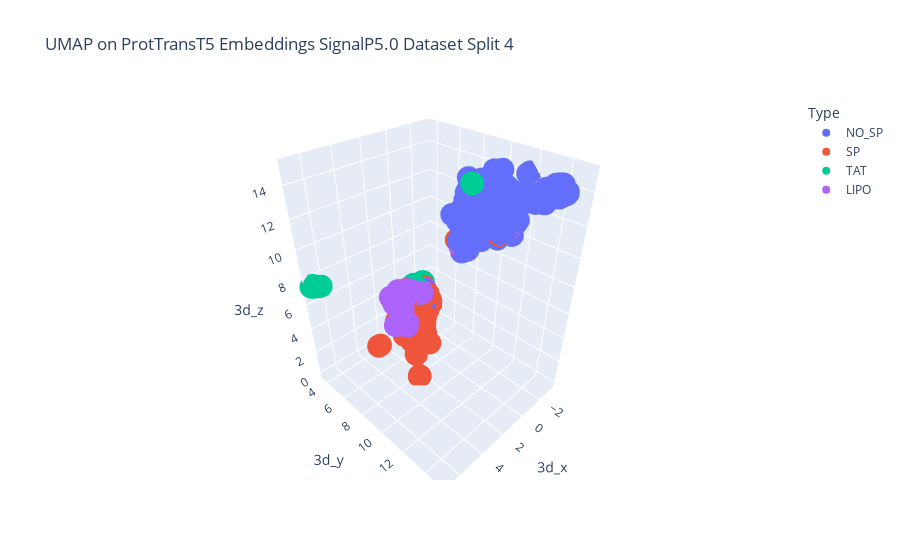

The notebook cell saved with this chart:
### Code cell
fig = px.scatter_3d(
    df_data_test,
    x='3d_x',
    y='3d_y',
    z='3d_z',
    title='UMAP on ProtTransT5 Embeddings SignalP5.0 Dataset Split 4',
    color='Type',
    hover_data=['Sequence', 'Kingdom', 'Type']
    )

fig.write_image("./plots/umap_1_3d.png")

fig.show()

### Figure 1 — Plotly figure (JSON) as saved in the notebook; plotly's stock layout.template omitted (floating-point values rounded to 4 significant figures; data arrays with more than 128 entries replaced by an {"elided": "..."} marker saying what was removed)
{"data": [{"customdata": {"elided": "3082x3 str values"}, "hovertemplate": "Type=%{customdata[2]}<br>3d_x=%{x}<br>3d_y=%{y}<br>3d_z=%{z}<br>Sequence=%{customdata[0]}<br>Kingdom=%{customdata[1]}<extra></extra>", "legendgroup": "NO_SP", "marker": {"color": "#636efa", "symbol": "circle"}, "mode": "markers", "name": "NO_SP", "scene": "scene", "showlegend": true, "type": "scatter3d", "x": {"elided": "3082 float values"}, "y": {"elided": "3082 float values"}, "z": {"elided": "3082 float values"}}, {"customdata": {"elided": "676x3 str values"}, "hovertemplate": "Type=%{customdata[2]}<br>3d_x=%{x}<br>3d_y=%{y}<br>3d_z=%{z}<br>Sequence=%{customdata[0]}<br>Kingdom=%{customdata[1]}<extra></extra>", "legendgroup": "SP", "marker": {"color": "#EF553B", "symbol": "circle"}, "mode": "markers", "name": "SP", "scene": "scene", "showlegend": true, "type": "scatter3d", "x": {"elided": "676 float values"}, "y": {"elided": "676 float values"}, "z": {"elided": "676 float values"}}, {"customdata": {"elided": "91x3 str values"}, "hovertemplate": "Type=%{customdata[2]}<br>3d_x=%{x}<br>3d_y=%{y}<br>3d_z=%{z}<br>Sequence=%{customdata[0]}<br>Kingdom=%{customdata[1]}<extra></extra>", "legendgroup": "TAT", "marker": {"color": "#00cc96", "symbol": "circle"}, "mode": "markers", "name": "TAT", "scene": "scene", "showlegend": true, "type": "scatter3d", "x": [1.065, -0.05599, 1.06, 1.124, 1.702, 1.169, -0.03801, -0.08617, 1.694, 1.688, 1.676, 2.056, 2.034, 1.905, 6.895, -0.04423, 6.902, 2.014, 6.905, 2.018, 1.713, 1.641, 2.008, 1.698, 1.041, 1.787, 1.024, 6.952, 6.898, 6.598, 6.902, 6.562, 1.039, 1.062, -0.06787, 6.943, 1.072, 1.039, 1.612, -0.03386, 1.116, 6.953, 6.862, 6.655, 6.668, 6.702, 1.112, 6.549, 6.844, 6.912, 6.714, 6.677, 6.536, 6.71, 6.579, 6.926, 6.949, 6.538, 6.56, 6.555, 6.652, 6.946, 6.954, 6.929, 6.975, 1.095, 6.972, 1.048, -0.04201, 6.826, 6.923, 6.874, 6.825, 6.931, 6.559, 6.94, 6.562, 1.082, 6.869, 6.832, 1.062, 6.959, 6.973, 1.164, 6.835, 1.114, 6.551, 1.025, 6.89, 6.866, 1.033], "y": [7.366, 10.22, 7.349, 7.333, 7.142, 7.312, 10.21, 10.17, 7.116, 7.122, 7.112, 7.541, 7.543, 7.544, 3.687, 10.19, 3.667, 7.249, 3.665, 7.502, 7.138, 7.13, 7.449, 7.129, 7.334, 7.155, 7.353, 3.624, 3.676, 3.988, 3.67, 4.026, 7.319, 7.378, 10.21, 3.632, 7.394, 7.315, 7.137, 10.2, 7.475, 3.622, 3.717, 3.937, 3.924, 3.887, 7.437, 4.037, 3.731, 3.663, 3.872, 3.914, 4.051, 3.876, 4.009, 3.652, 3.633, 4.05, 4.028, 4.033, 3.94, 3.629, 3.62, 3.649, 3.6, 7.444, 3.603, 7.332, 10.2, 3.749, 3.655, 3.707, 3.754, 3.648, 4.028, 3.638, 4.025, 7.444, 3.705, 3.744, 7.372, 3.619, 3.602, 7.293, 3.739, 7.428, 4.036, 7.332, 3.686, 3.708, 7.324], "z": [6.727, 14.05, 6.74, 6.729, 6.741, 6.732, 14.03, 14.0, 6.766, 6.763, 6.766, 6.091, 6.082, 6.124, 7.557, 14.04, 7.428, 6.484, 7.411, 6.011, 6.732, 6.758, 5.942, 6.75, 6.763, 6.676, 6.772, 7.456, 7.459, 7.472, 7.408, 7.5, 6.773, 6.728, 13.98, 7.436, 6.702, 6.777, 6.746, 14.03, 6.618, 7.449, 7.452, 7.482, 7.479, 7.48, 6.656, 7.501, 7.455, 7.464, 7.463, 7.482, 7.506, 7.468, 7.491, 7.489, 7.5, 7.504, 7.5, 7.5, 7.488, 7.413, 7.457, 7.487, 7.438, 6.65, 7.448, 6.763, 14.03, 7.461, 7.49, 7.504, 7.485, 7.521, 7.5, 7.507, 7.499, 6.656, 7.455, 7.456, 6.74, 7.485, 7.439, 6.759, 7.455, 6.666, 7.503, 6.774, 7.46, 7.452, 6.772]}, {"customdata": {"elided": "298x3 str values"}, "hovertemplate": "Type=%{customdata[2]}<br>3d_x=%{x}<br>3d_y=%{y}<br>3d_z=%{z}<br>Sequence=%{customdata[0]}<br>Kingdom=%{customdata[1]}<extra></extra>", "legendgroup": "LIPO", "marker": {"color": "#ab63fa", "symbol": "circle"}, "mode": "markers", "name": "LIPO", "scene": "scene", "showlegend": true, "type": "scatter3d", "x": {"elided": "298 float values"}, "y": {"elided": "298 float values"}, "z": {"elided": "298 float values"}}], "layout": {"legend": {"title": {"text": "Type"}, "tracegroupgap": 0}, "scene": {"domain": {"x": [0, 1], "y": [0, 1]}, "xaxis": {"title": {"text": "3d_x"}}, "yaxis": {"title": {"text": "3d_y"}}, "zaxis": {"title": {"text": "3d_z"}}}, "title": {"text": "UMAP on ProtTransT5 Embeddings SignalP5.0 Dataset Split 4"}}}
